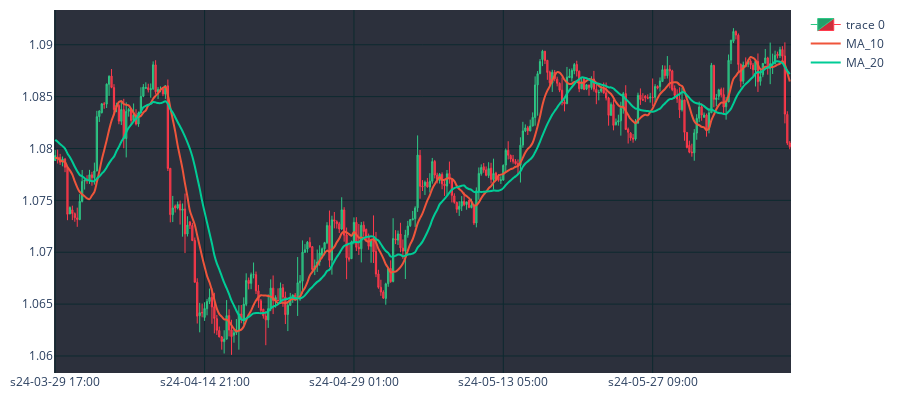

Source (notebook cell):
### Code cell
cp=CandlePlot(df_plot, True)
cp.show_plot(line_traces=["MA_10","MA_20"])

### Figure 1 — Plotly figure (JSON) as saved in the notebook; plotly's stock layout.template omitted (floating-point values rounded to 4 significant figures; data arrays with more than 128 entries replaced by an {"elided": "..."} marker saying what was removed)
{"data": [{"close": {"elided": "301 float values"}, "decreasing": {"fillcolor": "#CC2E3C", "line": {"color": "#ff3a4c"}}, "high": {"elided": "301 float values"}, "increasing": {"fillcolor": "#24A06B", "line": {"color": "#2EC886"}}, "line": {"width": 1}, "low": {"elided": "301 float values"}, "opacity": 1, "open": {"elided": "301 float values"}, "type": "candlestick", "x": {"elided": "301 str values"}}, {"line": {"shape": "spline", "width": 2}, "name": "MA_10", "type": "scatter", "x": {"elided": "301 str values"}, "y": {"elided": "301 float values"}}, {"line": {"shape": "spline", "width": 2}, "name": "MA_20", "type": "scatter", "x": {"elided": "301 str values"}, "y": {"elided": "301 float values"}}], "layout": {"height": 400, "margin": {"b": 10, "l": 10, "r": 10, "t": 10}, "plot_bgcolor": "#2c303c", "width": 900, "xaxis": {"autorange": true, "gridcolor": "#0d292f", "nticks": 5, "range": [-0.5, 300.5], "rangeslider": {"visible": false, "yaxis": {}}, "type": "category"}, "yaxis": {"autorange": true, "gridcolor": "#0d292f", "range": [1.058, 1.093], "type": "linear"}}}
